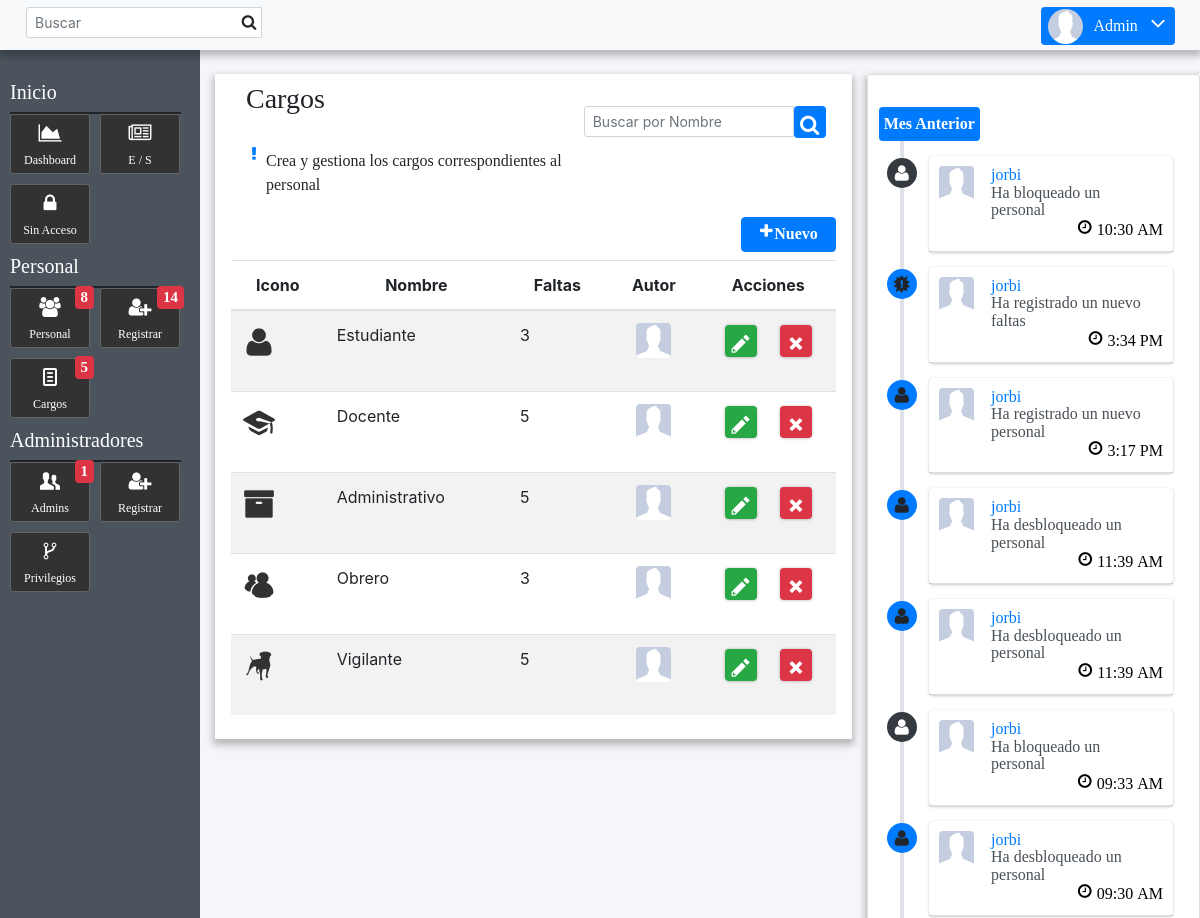
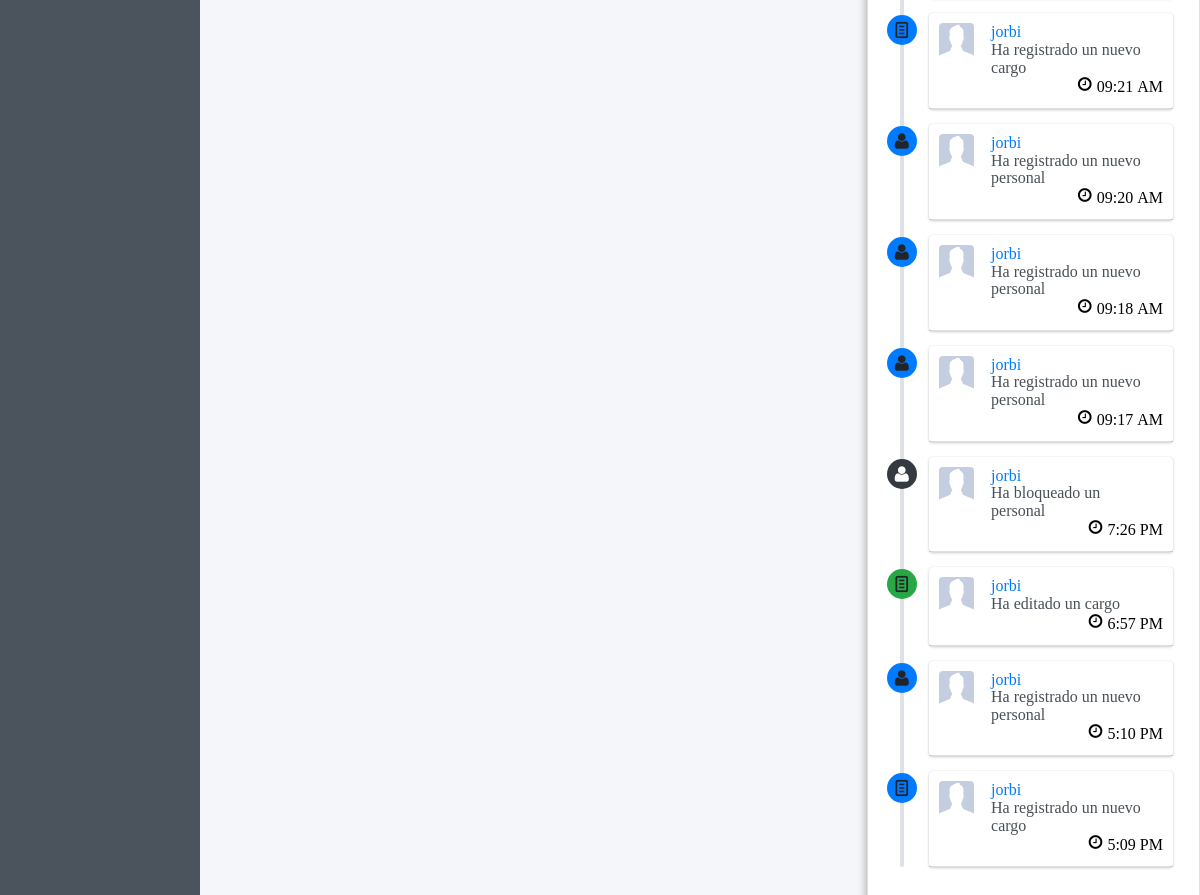
The app's page /Captahuellas/cargos.php (signed in) with its own data (2 pictures, top to bottom).
### tables this page shows
CREATE TABLE `cargo` (
  `id_cargo` int(255) NOT NULL,
  `nombre` varchar(55) NOT NULL,
  `icono` varchar(55) NOT NULL,
  `creado_por` varchar(55) NOT NULL,
  `editado_por` varchar(55) NOT NULL DEFAULT 'null',
  `estado` enum('activo','eliminado') NOT NULL DEFAULT 'activo',
  `fecha` datetime NOT NULL DEFAULT CURRENT_TIMESTAMP,
  `fecha_edicion` datetime DEFAULT NULL,
  `max_faltas` int(25) NOT NULL
);

CREATE TABLE `vitacora` (
  `id` int(255) NOT NULL,
  `admin` varchar(55) NOT NULL,
  `movimiento` enum('registro_personal','registro_admins','eliminar_personal','eliminar_admin','editar_personal','editar_admin','registro_cargo','editar_cargo','eliminar_cargo','registro_faltas','eliminar_faltas','eliminar_entrada','bloquear_personal','desbloquear_personal','descartar_personal','editar_faltas') NOT NULL,
  `testigo` int(55) NOT NULL,
  `fecha` datetime NOT NULL DEFAULT CURRENT_TIMESTAMP
);

### Captahuellas/registros/consultar.php (called while the page is built)
<?php
function consultar($conexion, $select, $tabla, $atributo, $dato, $condicion, $order, $asc, $limit){
	if($condicion == "" || $condicion == NULL){
		$consultar =  $conexion->prepare("SELECT ".$select." FROM ".$tabla." ".$order." ".$asc." ");
	} else {
		if($condicion == "="){
		$consultar =  $conexion->prepare("SELECT ".$select." FROM ".$tabla." WHERE ".$atributo." = '".$dato."' 	".$order." ".$asc." ");
		} else{
			$consultar =  $conexion->prepare("SELECT ".$select." FROM ".$tabla." WHERE ".$atributo." != '".$dato."' ".$order." ".$asc." ".$limit." ");
		}
	}
	$consultar->execute();
	$resultado = $consultar->get_result();
	return $resultado;
}
 ?>

### Captahuellas/cargos.php (the view)
<?php include 'components/header.php'; ?>
<div class="co-12 col-lg-8">
	<div class="box box-white boxshadow_strong">
		<div class="contenido boxpadding">
			<div class="title">
				<?php echo TitleBox('Cargos', 'Crea y gestiona los cargos correspondientes al personal', 'Buscar por Nombre') ?>
				<button type="button" class="btn btn-primary float-right" onclick="window.location ='nuevocargo.php'"><i class="icon-plus"></i>Nuevo</button>
			</div>
			<div class="body">
			<table class="table table-striped relative">
				<thead>
					<tr>
						<th class="textcenter">Icono</th>
						<th class="textcenter">Nombre</th>
						<th class="textcenter">Faltas</th>
						<th class="textcenter">Autor</th>
						<th class="textcenter">Acciones</th>
					</tr>
				</thead>
				<tbody class="relative">
					<?php
						require 'conexion.php';
						require 'registros/consultar.php';
						$resultado = consultar($conexion, "*", "cargo", "estado" , "activo", "=", "", "", "");
						if($resultado->num_rows > 0){
							while($cargo = $resultado->fetch_assoc()){
							?>
							<tr id="fila_<?php echo $cargo['id_cargo'] ?>" class="relative">
								<td>
									<label class="cargo <?php echo $cargo['icono'] ?>"></label>
								</td>
								<td><?php echo $cargo['nombre'] ?></td>
								<td><?php echo $cargo['max_faltas'] ?></td>
								<?php
									$resultado_admin = consultar($conexion, "foto", "admins", "correo" ,$cargo['creado_por'] , "=", "", "", "");
									$autor = $resultado_admin->fetch_assoc();
								 ?>
								<td class="relative">
									<img src="fotos/<?php echo $autor['foto'] ?>" class="avatar-small avatar-radius marginauto block" alt="">
								</td>
								<td class="relative">
									<ul class="flex flex-margin">
										<li>
											<button class="btntd btn-success btn-radius boxshadow"  onclick="window.location ='nuevocargo.php?id=<?php echo $cargo['id_cargo']?>'">
												<label class="icon-pencil"></label>
											</button>
										</li>
										<li>
											<button type="submit" class="btntd btn-danger btn-radius boxshadow" id="cargo_<?php echo $cargo['id_cargo'] ?>_eliminado" onclick="eliminar(event);">
												<label for="cargo_<?php echo $cargo['id_cargo'] ?>_eliminado" class="icon-x"></label>
											</button>
										</li>
									</ul>
								</td>
							</tr>
							<?php } ?>
						</tbody>
					</table>
						<?php } else { ?>
							<?php echo  NoDateList('No hay cargos registrados', 'Registrar', 'nuevocargo.php') ?>
						<?php } ?>
		</div>
	</div>
</div>
</div>
<?php include 'components/footer.php'; ?>

### Captahuellas/components/header.php (shortened to what this page needs)
<?php include 'components/optim.php'; ?>
<?php include 'components/aside.php'; ?>
<?php
require 'conexion.php';
$consultardatos = $conexion->prepare("SELECT * FROM admins WHERE correo = '".$_SESSION['correo']."' ");
$consultardatos->execute();
$resultado = $consultardatos->get_result();
if($resultado->num_rows == 1) {
	$admin = $resultado->fetch_assoc();
}
?>
<!DOCTYPE html>
<html>
<head>
	<link rel="stylesheet" type="text/css" href="bootstrap/bootstrap.min.css">
	<link rel="stylesheet" type="text/css" href="css/header.css">
	<link rel="stylesheet" type="text/css" href="css/default.css">
	<link rel="stylesheet" type="text/css" href="css/responsive.css">
	<link rel="stylesheet" type="text/css" href="iconos/styles.css">
	<link rel="stylesheet" type="text/css" href="css/botones.css">
	<link rel="stylesheet" type="text/css" href="css/aside.css">
	<link rel="stylesheet" type="text/css" href="css/timeline.css">
	<link rel="stylesheet" type="text/css" href="css/loading.css">
	<link rel="stylesheet" type="text/css" href="css/animaciones.css">
</head>
<body>
<div class="fixed-header boxshadow_strong bg-light">
</div>
<header>
	<div class="container-fluid padding-0" style="margin-top:7px">
		<div class="row">
			<div class="col-6 col-md-4 padding-0">
				<form class="form-inline ml-3" id="formsearch">
					<div class="input-group input-group-sm">
						<input type="search" id="headersearch" name="" placeholder="Buscar" class="form-control form-control-navbar" style="width: 70%;">
						<div class="input-group-append" style="right:5px; top:7px;position: absolute;">
							<label class="icon-search"></label>
						</div>
					</div>
				</form>
			</div>
			<ul class="navbar-nav col-6 col-md-8 ml-auto">
				<li class="nav-item dropdown">
					<div class="col-8 col-md-12">
						<label for="btn-menuadmin" class="btn-primary btn-radius pointer" id="btn-account">
							<ul class="flex flex-wrap flex-margin">
								<li>
									<img src="fotos/<?php echo $admin['foto']?>" class="avatar-small avatar-circle" alt="">
								</li>
								<li>
									<stnrog>Admin</strong>
									<label class="icon-angle-down"></label>
								</li>
							</ul>
						</label>
					</div>
				</li>
			</ul>
		</div>
	</div>
</header>
<div class="content-all">
	<div class="content-wrapper">
	<br>
	<div class="content">
		<div class="container-fluid">
			<div class="row">

### Captahuellas/components/timeline.php (shortened to what this page needs)
<div class="col-12 col-md-4 p-md-0 vn-320 vn-576 vn-768 vb-1024">
	<div class="box box-white boxshadow_strong">
		<div class="contenido boxpadding card">
			<div class="container-fluid p-0">
				<br>
				<div class="row">
					<div class="col-md-12 p-0">
						<div class="timeline">
							<?php
							require 'conexion.php';
							$consultar_vitacora = $conexion->prepare("SELECT * FROM vitacora ORDER BY id DESC LIMIT 15");
							$consultar_vitacora->execute();
							$resultado = $consultar_vitacora->get_result();
							$number_vitacora = $resultado->num_rows;
							$fecha_actual =  date("yy-m-d");
							if($number_vitacora > 0){
								$texto = "";
								while($vitacora = $resultado->fetch_assoc()){
									$fecha_vitacora = $vitacora['fecha'];
									$fecha = explode(" ", $fecha_vitacora);
									$fecha_separada = explode("-", $fecha[0]);
									$AnoVitacora = $fecha_separada[0];
									$mesVitacora = $fecha_separada[1];
									$diaVitacora = $fecha_separada[2];
									$hora_separada = explode(":",$fecha[1]);
									$hora = $hora_separada[0];
									$minutos = $hora_separada[1];
									$fechaServer = explode("-", $fecha_actual);
									$AnoActual = $fechaServer[0];
									$MesActual = $fechaServer[1];
									$DiaActual = $fechaServer[2];
									if($hora > 12){
										$hora = $hora-12;
										$indicador = "PM";
									} else {
										$indicador = "AM";
									}
									$hora_texto = $hora.':'.$minutos.' '.$indicador;
									if($AnoActual == $AnoVitacora){
											if($MesActual == $mesVitacora){
													if($diaVitacora == $DiaActual){
														if($texto != "Hoy"){
															$texto = "Hoy";
															?>
															<div class="time-label" style="margin-left:10px">
																<span class="bg-danger text-white"><?php echo $texto ?></span>
															</div>
															<?php
														}
													 } else {
													 	$calcularDia = $DiaActual-$diaVitacora;
															if($calcularDia == 1){
																if($texto != "Ayer"){
																$texto = "Ayer";
																?>
																<div class="time-label" style="margin-left:10px">
																	<span class="bg-success text-white"><?php echo $texto ?></span>
																</div>
																<?php
																}
															 } else {
															 	if($texto != $calcularDia." dias"){
																	$texto = $calcularDia." dias";
																	?>
																	<div class="time-label" style="margin-left:10px">
																		<span class="bg-warning text-white"><?php echo $texto ?></span>
																	</div>
																	<?php
																}
													 		}
													 }
											} else {
												if($texto != "Mes Anterior"){
												$texto = "Mes Anterior";
												?>
												<div class="time-label" style="margin-left:10px">
													<span class="bg-primary text-white"><?php echo $texto ?></span>
												</div>
												<?php
												}
											}
									}
										$movimiento = $vitacora['movimiento'];
										$tipo_movimiento = explode("_", $movimiento);
										$accion = $tipo_movimiento[0];
										$tipo = $tipo_movimiento[1];
										if($accion == "registro"){
											$colorIcono = "bg-primary";
										} else if($accion == "eliminar"){
											$colorIcono = "bg-danger";
										} else if($accion == "editar"){
											$colorIcono = "bg-success";
										} else if($accion == "agregar"){
											$colorIcono = "bg-warning";
										} else if($accion == "desbloquear"){
											$colorIcono = "bg-primary";
										} else if($accion == "bloquear"){
											$colorIcono = "bg-dark text-white";
										}
										if($tipo == "cargo"){
											$icono = "icon-doc-text";
										}
										if ($tipo == "personal" && $accion == "desbloquear"){
											$icono = 'icon-unlock-alt';
										}
										if ($tipo == "personal" && $accion == "bloquear"){
											$icono = 'icon-lock';
										}
										if($tipo == "personal"){
											$icono = "icon-user";
										}
										if($tipo == "faltas"){
											$icono = "icon-alert";
										}
									 ?>
									<?php
									$movimiento = explode("_", $vitacora['movimiento']);
									$tipo_movimiento = $movimiento[0];
									$razon_movimeiento = $movimiento[1];
									if($tipo_movimiento == "registro"){
										$texto_movimiento = "Ha registrado un nuevo ".$razon_movimeiento;
									} else if($tipo_movimiento == "editar"){
										$texto_movimiento = "Ha editado un ".$razon_movimeiento;
									} else if($tipo_movimiento == "eliminar"){
										$texto_movimiento = "Ha eliminado un ".$razon_movimeiento;
									} else if($tipo_movimiento == "descartar"){
										$texto_movimiento = "Ha descartado un ".$razon_movimeiento;
									} else if($tipo_movimiento == "bloquear"){
										$texto_movimiento = "Ha bloqueado un ".$razon_movimeiento;
									} else if($tipo_movimiento == "desbloquear"){
										$texto_movimiento = "Ha desbloqueado un ".$razon_movimeiento;
									}
									 ?>
										<div>
											<i class="icon <?php echo $icono ?> <?php echo $colorIcono ?>"></i>
											<div class="timeline-item relative">
												<span class="time" style="position: absolute;bottom:0;right:0; color:black; font-size:16px;">
													<i class="icon-clock-o"></i>
													<?php echo $hora_texto ?>
												</span>
												<?php
													$consultar_admin= $conexion->prepare("SELECT * FROM admins WHERE correo = '".$vitacora['admin']."' ");
													$consultar_admin->execute();
													$resultado_admin = $consultar_admin->get_result();
													$admin = $resultado_admin->fetch_assoc();
												 ?>
												<h3 class="timeline-header pb-3">
													<div class="container-fluid p-0">
														<div class="row p-0">
															<div class="col-2">
																<img src="fotos/<?php echo $admin['foto']?>" class="avatar-small avatar-radius">
															</div>
															<div class="col-10" style="padding-right: 25px; padding-left: 25px;">
																<a href="#" title=""><?php echo $admin['nombre'] ?></a>
																<p><?php echo $texto_movimiento ?></p>
															</div>
														</div>
													</div>
												</h3>
											</div>
										</div>
								<?php } ?>
							<?php } else { ?>
							<?php } ?>
						</div>
					</div>
				</div>
			</div>
		</div>
	</div>
</div>

### records on screen
cargo: nombre "Estudiante", max_faltas "3", admins.foto (placeholder picture)
cargo: nombre "Docente", max_faltas "5", admins.foto (placeholder picture)
cargo: nombre "Administrativo", max_faltas "5", admins.foto (placeholder picture)
cargo: nombre "Obrero", max_faltas "3", admins.foto (placeholder picture)
cargo: nombre "Vigilante", max_faltas "5", admins.foto (placeholder picture)
vitacora: texto "Mes Anterior", fecha "10:30 AM", admins.foto (placeholder picture), admins.nombre "jorbi", movimiento "Ha bloqueado un personal"
vitacora: fecha "3:34 PM", admins.foto (placeholder picture), admins.nombre "jorbi", movimiento "Ha registrado un nuevo faltas"
vitacora: fecha "3:17 PM", admins.foto (placeholder picture), admins.nombre "jorbi", movimiento "Ha registrado un nuevo personal"
vitacora: fecha "11:39 AM", admins.foto (placeholder picture), admins.nombre "jorbi", movimiento "Ha desbloqueado un personal"
vitacora: fecha "11:39 AM", admins.foto (placeholder picture), admins.nombre "jorbi", movimiento "Ha desbloqueado un personal"
vitacora: fecha "09:33 AM", admins.foto (placeholder picture), admins.nombre "jorbi", movimiento "Ha bloqueado un personal"
vitacora: fecha "09:30 AM", admins.foto (placeholder picture), admins.nombre "jorbi", movimiento "Ha desbloqueado un personal"
vitacora: fecha "09:21 AM", admins.foto (placeholder picture), admins.nombre "jorbi", movimiento "Ha registrado un nuevo cargo"
vitacora: fecha "09:20 AM", admins.foto (placeholder picture), admins.nombre "jorbi", movimiento "Ha registrado un nuevo personal"
vitacora: fecha "09:18 AM", admins.foto (placeholder picture), admins.nombre "jorbi", movimiento "Ha registrado un nuevo personal"
vitacora: fecha "09:17 AM", admins.foto (placeholder picture), admins.nombre "jorbi", movimiento "Ha registrado un nuevo personal"
vitacora: fecha "7:26 PM", admins.foto (placeholder picture), admins.nombre "jorbi", movimiento "Ha bloqueado un personal"
vitacora: fecha "6:57 PM", admins.foto (placeholder picture), admins.nombre "jorbi", movimiento "Ha editado un cargo"
vitacora: fecha "5:10 PM", admins.foto (placeholder picture), admins.nombre "jorbi", movimiento "Ha registrado un nuevo personal"
vitacora: fecha "5:09 PM", admins.foto (placeholder picture), admins.nombre "jorbi", movimiento "Ha registrado un nuevo cargo"

### other values on screen
$texto "Dashboard E / S Sin Acceso Personal Registrar Cargos Admins Registrar Privilegios"
$number "8 14 5 1"
$titulo "Cargos"
$descripcion "Crea y gestiona los cargos correspondientes al personal"
